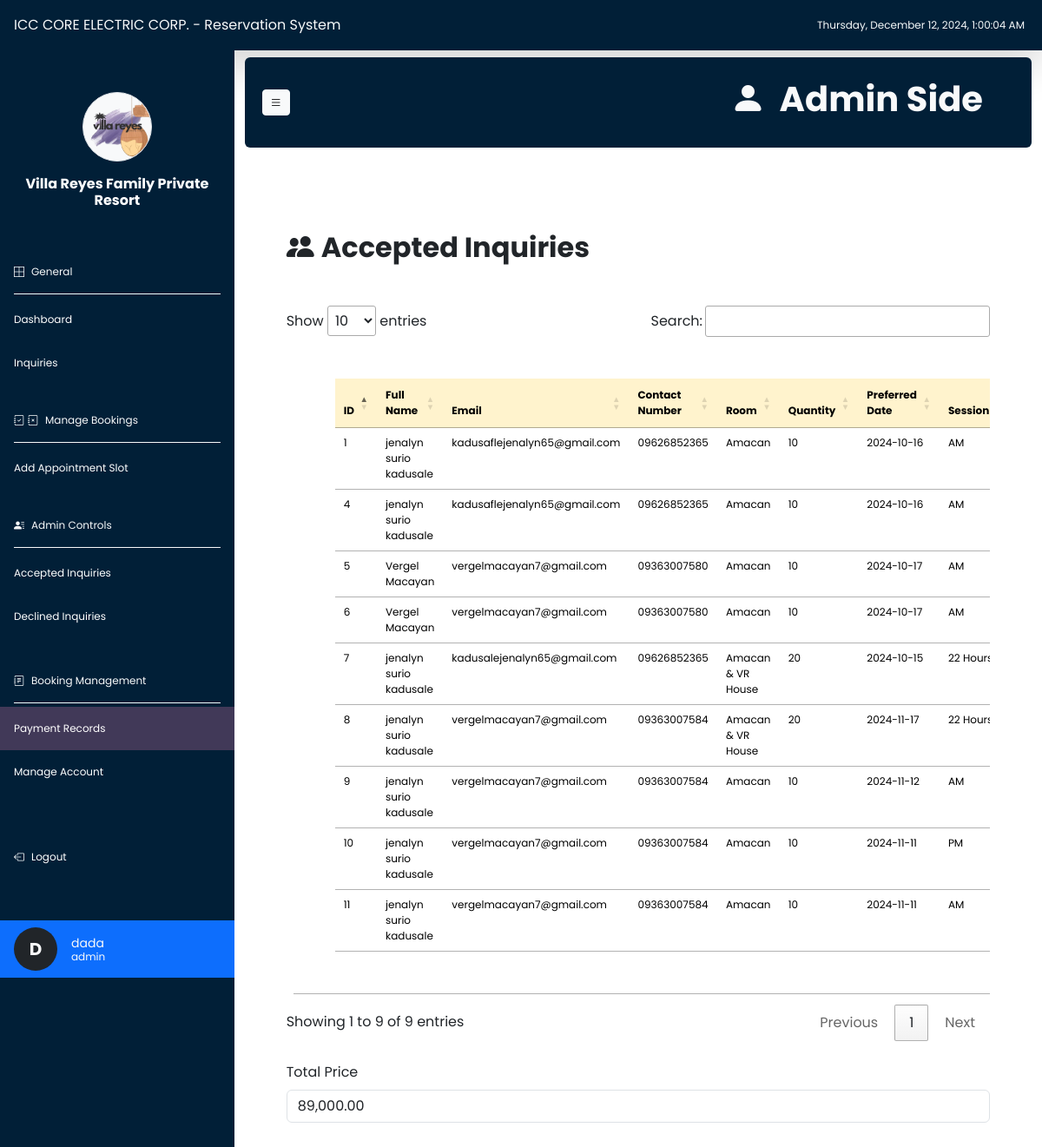
/PaymentRecord (signed in), run on the app's committed database.
### tables this page shows
CREATE TABLE `accepted_inquiries` (
  `id` int(11) NOT NULL,
  `full_name` varchar(255) NOT NULL,
  `email` varchar(255) NOT NULL,
  `contact_number` varchar(20) DEFAULT NULL,
  `room` varchar(50) DEFAULT NULL,
  `quantity` int(11) DEFAULT NULL,
  `preferred_date` date DEFAULT NULL,
  `created_at` timestamp NOT NULL DEFAULT current_timestamp(),
  `session` varchar(50) DEFAULT NULL,
  `code` varchar(50) DEFAULT NULL,
  `price` decimal(10,2) DEFAULT NULL,
  `status` varchar(50) DEFAULT NULL
);

### app/views/admin/adminpaymentrecord.php (the view, shortened to what this page needs)
<?php
require_once(dirname(__DIR__, 3) . '/configuration/dbConnection.php');
$stmt = $pdo->prepare("SELECT * FROM accepted_inquiries WHERE status = 'paid'");
$stmt->execute();
$amacanvrInquiries = $stmt->fetchAll(PDO::FETCH_ASSOC);
$totalPrice = 0;
foreach ($amacanvrInquiries as $inquiry) {
    $totalPrice += $inquiry['price'];
}
?>
<!DOCTYPE html>
<html lang="en">
<head>
    <link href="https://cdn.jsdelivr.net/npm/bootstrap@5.3.3/dist/css/bootstrap.min.css" rel="stylesheet"
>
    <link rel="stylesheet"
        href="https://cdnjs.cloudflare.com/ajax/libs/bootstrap-icons/1.10.0/font/bootstrap-icons.min.css">
    <link rel="stylesheet" type="text/css" href="https://cdn.datatables.net/1.13.5/css/jquery.dataTables.min.css">
</head>
<body>
    <?php include 'app/views/admin/adminInclude/header-top.php'; ?>
    <div class="d-flex">
        <?php include 'app/views/admin/adminInclude/sidebar.php'; ?>
        <div class="container-fluid" style="height: 100vh; overflow-y: scroll; scrollbar-width: none;">
            <?php include 'app/views/admin/adminInclude/header.php'; ?>
            <div class="content p-5">
                <h2 class="my-5 fw-bold"><i class="bi bi-people-fill me-2"></i>Accepted Inquiries</h2>
                <div class="table-responsive mt-5">
                    <table id="inquiriesTable" class="container table table-hover m-2 p-5">
                        <thead class="table-warning text-dark" style="font-size: 12px">
                            <tr>
                                <th>ID</th>
                                <th>Full Name</th>
                                <th>Email</th>
                                <th>Contact Number</th>
                                <th>Room</th>
                                <th>Quantity</th>
                                <th>Preferred Date</th>
                                <th>Session</th>
                            </tr>
                        </thead>
                        <tbody class="text-dark" style="font-size: 12px">
                            <?php foreach ($amacanvrInquiries as $inquiry): ?>
                                <tr>
                                    <td><?php echo htmlspecialchars($inquiry['id']); ?></td>
                                    <td><?php echo htmlspecialchars($inquiry['full_name']); ?></td>
                                    <td><?php echo htmlspecialchars($inquiry['email']); ?></td>
                                    <td><?php echo htmlspecialchars($inquiry['contact_number']); ?></td>
                                    <td><?php echo htmlspecialchars($inquiry['room']); ?></td>
                                    <td><?php echo htmlspecialchars($inquiry['quantity']); ?></td>
                                    <td><?php echo htmlspecialchars($inquiry['preferred_date']); ?></td>
                                    <td><?php echo htmlspecialchars($inquiry['session']); ?></td>
                                </tr>
                            <?php endforeach; ?>
                        </tbody>
                    </table>
                </div>
                <div class="mt-4">
                    <label for="totalPrice" class="form-label">Total Price</label>
                    <input type="text" id="totalPrice" class="form-control" value="<?php echo number_format($totalPrice, 2); ?>" readonly>
                </div>
            </div>
        </div>
    </div>
</body>
</html>

### app/views/admin/adminpaymentrecord.php (style rules this page uses)
* { margin: 0; padding: 0; box-sizing: border-box; font-family: "Poppins", system-ui; }
body { font-family: Arial, sans-serif; overflow-x: hidden; }

### app/views/admin/adminInclude/sidebar.php (style rules this page uses)
body { font-family: Arial, sans-serif; }

### data on the page
accepted_inquiries: id "1", full_name "jenalyn surio kadusale", email "kadusaflejenalyn65@gmail.com", contact_number "09626852365", room "Amacan", quantity "10", preferred_date "2024-10-16", session "AM"
accepted_inquiries: id "4", full_name "jenalyn surio kadusale", email "kadusaflejenalyn65@gmail.com", contact_number "09626852365", room "Amacan", quantity "10", preferred_date "2024-10-16", session "AM"
accepted_inquiries: id "5", full_name "Vergel Macayan", email "vergelmacayan7@gmail.com", contact_number "09363007580", room "Amacan", quantity "10", preferred_date "2024-10-17", session "AM"
accepted_inquiries: id "6", full_name "Vergel Macayan", email "vergelmacayan7@gmail.com", contact_number "09363007580", room "Amacan", quantity "10", preferred_date "2024-10-17", session "AM"
accepted_inquiries: id "7", full_name "jenalyn surio kadusale", email "kadusalejenalyn65@gmail.com", contact_number "09626852365", room "Amacan & VR House", quantity "20", preferred_date "2024-10-15", session "22…"
accepted_inquiries: id "8", full_name "jenalyn surio kadusale", email "vergelmacayan7@gmail.com", contact_number "09363007584", room "Amacan & VR House", quantity "20", preferred_date "2024-11-17", session "22…"
accepted_inquiries: id "9", full_name "jenalyn surio kadusale", email "vergelmacayan7@gmail.com", contact_number "09363007584", room "Amacan", quantity "10", preferred_date "2024-11-12", session "AM"
accepted_inquiries: id "10", full_name "jenalyn surio kadusale", email "vergelmacayan7@gmail.com", contact_number "09363007584", room "Amacan", quantity "10", preferred_date "2024-11-11", session "PM"
accepted_inquiries: id "11", full_name "jenalyn surio kadusale", email "vergelmacayan7@gmail.com", contact_number "09363007584", room "Amacan", quantity "10", preferred_date "2024-11-11", session "AM"

### other printed values
$firstLetter "D"
$_SESSION['user'] "dada"
